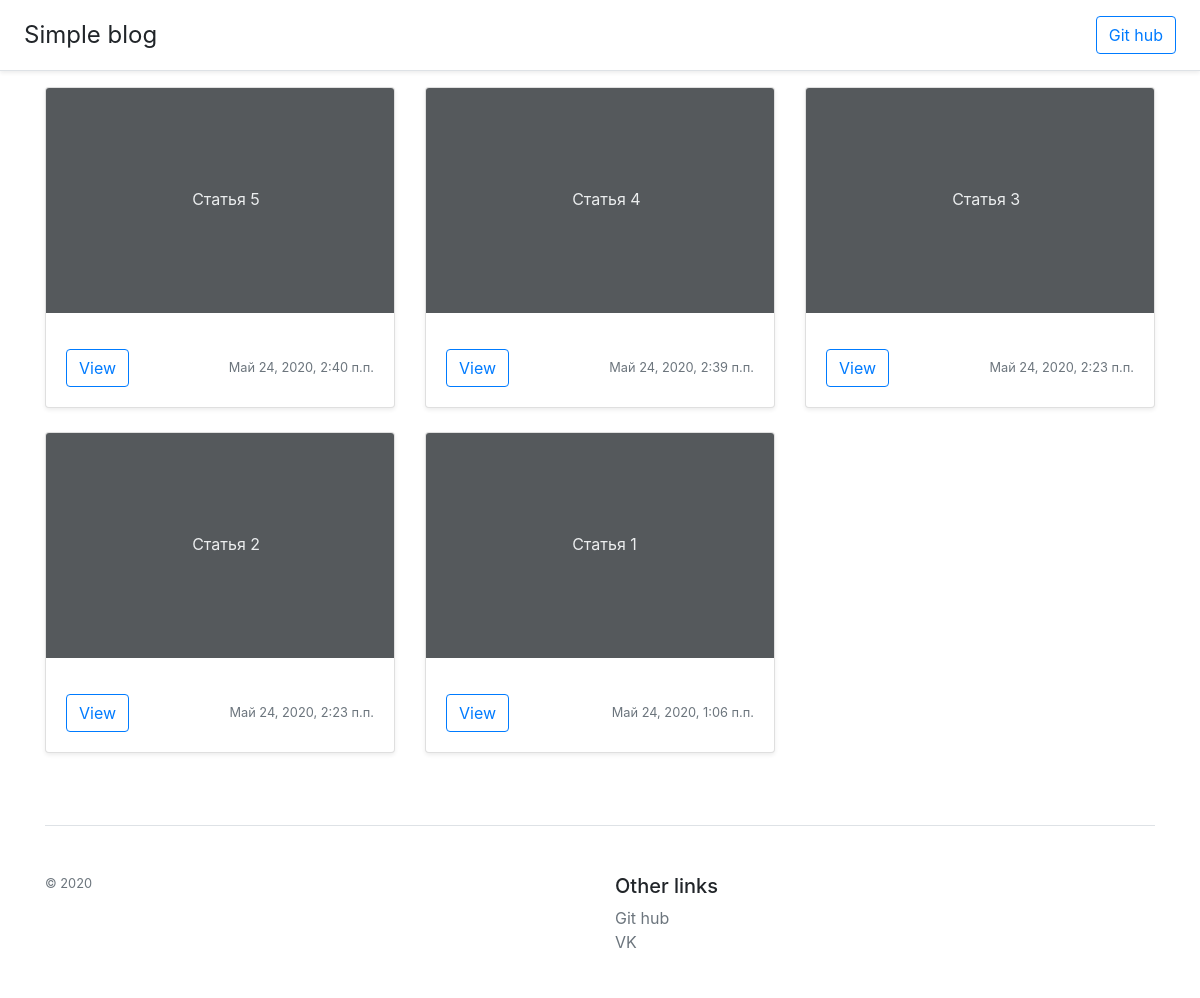
The page / on the database its author committed.
### BDProject/apps/articles/models.py (models this page shows)
class Article(models.Model):
    article_title = models.CharField('Название статьи', max_length = 200)
    article_text = models.TextField('Текст статиь')
    pub_date = models.DateTimeField('Дата публикации')

### BDProject/apps/articles/views.py (the view)
# urls.py: path('', views.index, name = 'index'),
def index(request):
    latest_article_list = Article.objects.order_by('-pub_date')[:5]
    return render(request, 'articles/list.html', {'latest_article_list': latest_article_list})

### BDProject/templates/articles/list.html (shortened to what this page needs)
{% extends 'base.html' %}
{% block content %}
<div class="container">
    <div class="row">
    {% if latest_article_list %}
        {% for a in latest_article_list %}
            <div class="col-md-4">
                      <div class="card mb-4 shadow-sm">
                        <svg class="bd-placeholder-img card-img-top" width="100%" height="225" xmlns="http://www.w3.org/2000/svg" preserveAspectRatio="xMidYMid slice" focusable="false" role="img" aria-label="Placeholder: Thumbnail"><title></title><rect width="100%" height="100%" fill="#55595c"></rect><text id="center" x="42%" y="50%" fill="#eceeef" dy=".3em">{{a.article_title}}</text></svg>
                        <div class="card-body">
                          <div class="d-flex justify-content-between align-items-center">
                            <div class="btn-group">
                              <a href="{% url 'articles:detail' a.id%}" role="button" class="btn btn-outline-primary">View</a>
                            </div>
                            <small class="text-muted">{{a.pub_date}}</small>
                          </div>
                        </div>
                      </div>
                    </div>
        {% endfor %}
    {% endif %}
    </div>
</div>
{% endblock %}

### BDProject/templates/articles/list.html (style rules this page uses)
#center { text-align: center; }

### rows shown on the page
Article: article_title "Статья 5", pub_date "Май 24, 2020, 2:40 п.п."
Article: article_title "Статья 4", pub_date "Май 24, 2020, 2:39 п.п."
Article: article_title "Статья 3", pub_date "Май 24, 2020, 2:23 п.п."
Article: article_title "Статья 2", pub_date "Май 24, 2020, 2:23 п.п."
Article: article_title "Статья 1", pub_date "Май 24, 2020, 1:06 п.п."
